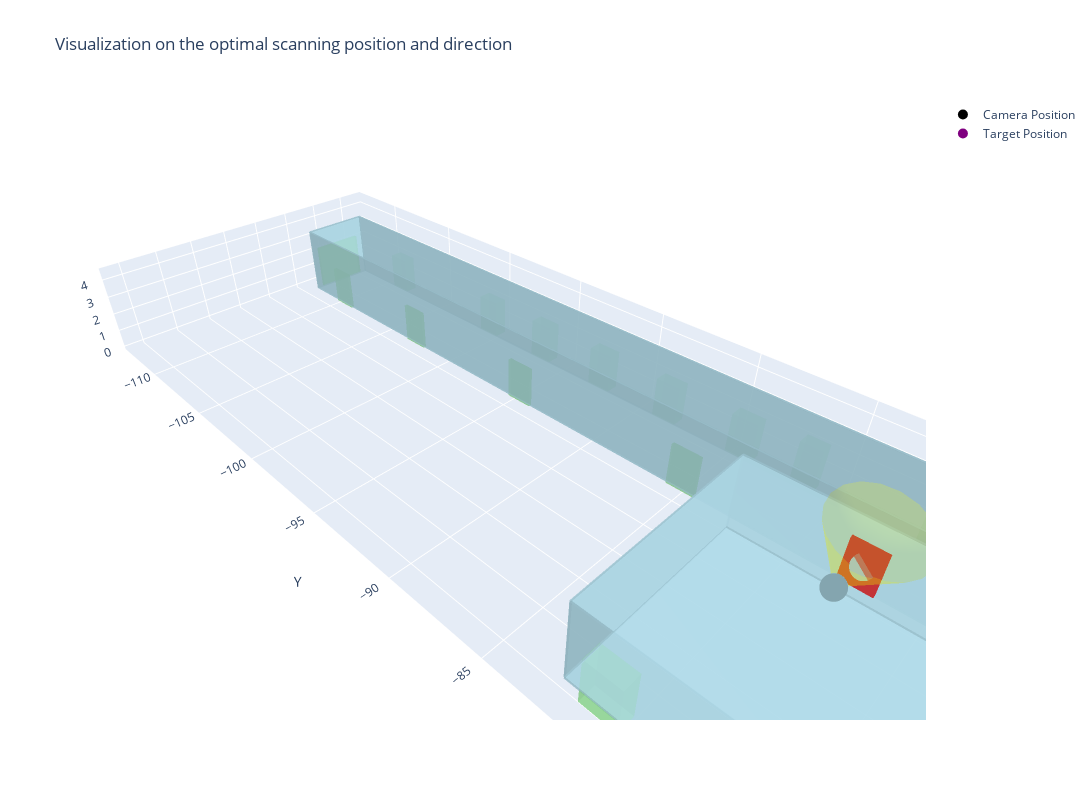

Notebook cell for this chart:
### Code cell
# the room id: 39
# the door of the room
defect_id = 5059
robot_id = 1

optimal_location, optimal_direction = get_scanning_plan_o1(defect_id, robot_id, gpt_model="gpt-4o")
visualize_scanning(defect_id, robot_id, optimal_location, optimal_direction)

### Figure 1 — Plotly figure (JSON) as saved in the notebook; plotly's stock layout.template omitted (floating-point values rounded to 4 significant figures)
{"data": [{"color": "lightblue", "flatshading": true, "hoverinfo": "text", "i": [0, 0, 4, 4, 0, 0, 1, 1, 2, 2, 3, 3], "j": [1, 2, 5, 6, 1, 5, 2, 6, 3, 7, 0, 4], "k": [2, 3, 6, 7, 5, 4, 6, 5, 7, 6, 4, 7], "opacity": 0.5, "text": "ID: 1002, Type: wall", "type": "mesh3d", "x": [-14.36, -10.7, -10.7, -14.36, -14.36, -10.7, -10.7, -14.36], "y": [-72.3, -72.3, -72.2, -72.2, -72.3, -72.3, -72.2, -72.2], "z": [0, 0, 0, 0, 3.7, 3.7, 3.7, 3.7]}, {"color": "lightgreen", "flatshading": true, "hoverinfo": "text", "i": [0, 0, 4, 4, 0, 0, 1, 1, 2, 2, 3, 3], "j": [1, 2, 5, 6, 1, 5, 2, 6, 3, 7, 0, 4], "k": [2, 3, 6, 7, 5, 4, 6, 5, 7, 6, 4, 7], "opacity": 0.5, "text": "ID: 5068, Type: door", "type": "mesh3d", "x": [-13.93, -11.13, -11.13, -13.93, -13.93, -11.13, -11.13, -13.93], "y": [-72.31, -72.31, -72.11, -72.11, -72.31, -72.31, -72.11, -72.11], "z": [0, 0, 0, 0, 2.5, 2.5, 2.5, 2.5]}, {"color": "lightblue", "flatshading": true, "hoverinfo": "text", "i": [0, 0, 4, 4, 0, 0, 1, 1, 2, 2, 3, 3], "j": [1, 2, 5, 6, 1, 5, 2, 6, 3, 7, 0, 4], "k": [2, 3, 6, 7, 5, 4, 6, 5, 7, 6, 4, 7], "opacity": 0.5, "text": "ID: 1035, Type: wall", "type": "mesh3d", "x": [-14.36, -10.7, -10.7, -14.36, -14.36, -10.7, -10.7, -14.36], "y": [-112.3, -112.3, -112.2, -112.2, -112.3, -112.3, -112.2, -112.2], "z": [0, 0, 0, 0, 3.7, 3.7, 3.7, 3.7]}, {"color": "lightgreen", "flatshading": true, "hoverinfo": "text", "i": [0, 0, 4, 4, 0, 0, 1, 1, 2, 2, 3, 3], "j": [1, 2, 5, 6, 1, 5, 2, 6, 3, 7, 0, 4], "k": [2, 3, 6, 7, 5, 4, 6, 5, 7, 6, 4, 7], "opacity": 0.5, "text": "ID: 5054, Type: door", "type": "mesh3d", "x": [-13.93, -11.13, -11.13, -13.93, -13.93, -11.13, -11.13, -13.93], "y": [-112.4, -112.4, -112.2, -112.2, -112.4, -112.4, -112.2, -112.2], "z": [0, 0, 0, 0, 2.5, 2.5, 2.5, 2.5]}, {"color": "lightblue", "flatshading": true, "hoverinfo": "text", "i": [0, 0, 4, 4, 0, 0, 1, 1, 2, 2, 3, 3], "j": [1, 2, 5, 6, 1, 5, 2, 6, 3, 7, 0, 4], "k": [2, 3, 6, 7, 5, 4, 6, 5, 7, 6, 4, 7], "opacity": 0.5, "text": "ID: 3003, Type: floor", "type": "mesh3d", "x": [-14.36, -10.7, -10.7, -14.36, -14.36, -10.7, -10.7, -14.36], "y": [-112.3, -112.3, -72.25, -72.25, -112.3, -112.3, -72.25, -72.25], "z": [-0.05, -0.05, -0.05, -0.05, 0.05, 0.05, 0.05, 0.05]}, {"color": "lightgreen", "flatshading": true, "hoverinfo": "text", "i": [0, 0, 4, 4, 0, 0, 1, 1, 2, 2, 3, 3], "j": [1, 2, 5, 6, 1, 5, 2, 6, 3, 7, 0, 4], "k": [2, 3, 6, 7, 5, 4, 6, 5, 7, 6, 4, 7], "opacity": 0.5, "text": "ID: 5014, Type: door", "type": "mesh3d", "x": [-15.02, -14.33, -14.33, -15.02, -15.02, -14.33, -14.33, -15.02], "y": [-109.2, -109.2, -107.9, -107.9, -109.2, -109.2, -107.9, -107.9], "z": [0, 0, 0, 0, 2.026, 2.026, 2.026, 2.026]}, {"color": "lightgreen", "flatshading": true, "hoverinfo": "text", "i": [0, 0, 4, 4, 0, 0, 1, 1, 2, 2, 3, 3], "j": [1, 2, 5, 6, 1, 5, 2, 6, 3, 7, 0, 4], "k": [2, 3, 6, 7, 5, 4, 6, 5, 7, 6, 4, 7], "opacity": 0.5, "text": "ID: 5018, Type: door", "type": "mesh3d", "x": [-15.02, -14.33, -14.33, -15.02, -15.02, -14.33, -14.33, -15.02], "y": [-97.15, -97.15, -95.9, -95.9, -97.15, -97.15, -95.9, -95.9], "z": [0, 0, 0, 0, 2.026, 2.026, 2.026, 2.026]}, {"color": "lightgreen", "flatshading": true, "hoverinfo": "text", "i": [0, 0, 4, 4, 0, 0, 1, 1, 2, 2, 3, 3], "j": [1, 2, 5, 6, 1, 5, 2, 6, 3, 7, 0, 4], "k": [2, 3, 6, 7, 5, 4, 6, 5, 7, 6, 4, 7], "opacity": 0.5, "text": "ID: 5019, Type: door", "type": "mesh3d", "x": [-15.02, -14.33, -14.33, -15.02, -15.02, -14.33, -14.33, -15.02], "y": [-101.2, -101.2, -99.9, -99.9, -101.2, -101.2, -99.9, -99.9], "z": [0, 0, 0, 0, 2.026, 2.026, 2.026, 2.026]}, {"color": "lightgreen", "flatshading": true, "hoverinfo": "text", "i": [0, 0, 4, 4, 0, 0, 1, 1, 2, 2, 3, 3], "j": [1, 2, 5, 6, 1, 5, 2, 6, 3, 7, 0, 4], "k": [2, 3, 6, 7, 5, 4, 6, 5, 7, 6, 4, 7], "opacity": 0.5, "text": "ID: 5020, Type: door", "type": "mesh3d", "x": [-15.02, -14.33, -14.33, -15.02, -15.02, -14.33, -14.33, -15.02], "y": [-93.15, -93.15, -91.9, -91.9, -93.15, -93.15, -91.9, -91.9], "z": [0, 0, 0, 0, 2.026, 2.026, 2.026, 2.026]}, {"color": "lightgreen", "flatshading": true, "hoverinfo": "text", "i": [0, 0, 4, 4, 0, 0, 1, 1, 2, 2, 3, 3], "j": [1, 2, 5, 6, 1, 5, 2, 6, 3, 7, 0, 4], "k": [2, 3, 6, 7, 5, 4, 6, 5, 7, 6, 4, 7], "opacity": 0.5, "text": "ID: 5022, Type: door", "type": "mesh3d", "x": [-15.02, -14.33, -14.33, -15.02, -15.02, -14.33, -14.33, -15.02], "y": [-85.15, -85.15, -83.9, -83.9, -85.15, -85.15, -83.9, -83.9], "z": [0, 0, 0, 0, 2.026, 2.026, 2.026, 2.026]}, {"color": "lightgreen", "flatshading": true, "hoverinfo": "text", "i": [0, 0, 4, 4, 0, 0, 1, 1, 2, 2, 3, 3], "j": [1, 2, 5, 6, 1, 5, 2, 6, 3, 7, 0, 4], "k": [2, 3, 6, 7, 5, 4, 6, 5, 7, 6, 4, 7], "opacity": 0.5, "text": "ID: 5023, Type: door", "type": "mesh3d", "x": [-15.02, -14.33, -14.33, -15.02, -15.02, -14.33, -14.33, -15.02], "y": [-82.03, -82.03, -81.02, -81.02, -82.03, -82.03, -81.02, -81.02], "z": [0, 0, 0, 0, 2.21, 2.21, 2.21, 2.21]}, {"color": "lightgreen", "flatshading": true, "hoverinfo": "text", "i": [0, 0, 4, 4, 0, 0, 1, 1, 2, 2, 3, 3], "j": [1, 2, 5, 6, 1, 5, 2, 6, 3, 7, 0, 4], "k": [2, 3, 6, 7, 5, 4, 6, 5, 7, 6, 4, 7], "opacity": 0.5, "text": "ID: 5024, Type: door", "type": "mesh3d", "x": [-15.02, -14.33, -14.33, -15.02, -15.02, -14.33, -14.33, -15.02], "y": [-76.79, -76.79, -75.77, -75.77, -76.79, -76.79, -75.77, -75.77], "z": [0, 0, 0, 0, 2.21, 2.21, 2.21, 2.21]}, {"color": "lightgreen", "flatshading": true, "hoverinfo": "text", "i": [0, 0, 4, 4, 0, 0, 1, 1, 2, 2, 3, 3], "j": [1, 2, 5, 6, 1, 5, 2, 6, 3, 7, 0, 4], "k": [2, 3, 6, 7, 5, 4, 6, 5, 7, 6, 4, 7], "opacity": 0.5, "text": "ID: 5027, Type: door", "type": "mesh3d", "x": [-15.02, -14.33, -14.33, -15.02, -15.02, -14.33, -14.33, -15.02], "y": [-89.15, -89.15, -87.9, -87.9, -89.15, -89.15, -87.9, -87.9], "z": [0, 0, 0, 0, 2.026, 2.026, 2.026, 2.026]}, {"color": "lightgreen", "flatshading": true, "hoverinfo": "text", "i": [0, 0, 4, 4, 0, 0, 1, 1, 2, 2, 3, 3], "j": [1, 2, 5, 6, 1, 5, 2, 6, 3, 7, 0, 4], "k": [2, 3, 6, 7, 5, 4, 6, 5, 7, 6, 4, 7], "opacity": 0.5, "text": "ID: 5046, Type: door", "type": "mesh3d", "x": [-14.47, -14.3, -14.3, -14.47, -14.47, -14.3, -14.3, -14.47], "y": [-74.43, -74.43, -73.03, -73.03, -74.43, -74.43, -73.03, -73.03], "z": [0, 0, 0, 0, 2.085, 2.085, 2.085, 2.085]}, {"color": "lightgreen", "flatshading": true, "hoverinfo": "text", "i": [0, 0, 4, 4, 0, 0, 1, 1, 2, 2, 3, 3], "j": [1, 2, 5, 6, 1, 5, 2, 6, 3, 7, 0, 4], "k": [2, 3, 6, 7, 5, 4, 6, 5, 7, 6, 4, 7], "opacity": 0.5, "text": "ID: 5052, Type: door", "type": "mesh3d", "x": [-10.76, -10.58, -10.58, -10.76, -10.76, -10.58, -10.58, -10.76], "y": [-95.23, -95.23, -93.83, -93.83, -95.23, -95.23, -93.83, -93.83], "z": [0, 0, 0, 0, 2.085, 2.085, 2.085, 2.085]}, {"color": "lightgreen", "flatshading": true, "hoverinfo": "text", "i": [0, 0, 4, 4, 0, 0, 1, 1, 2, 2, 3, 3], "j": [1, 2, 5, 6, 1, 5, 2, 6, 3, 7, 0, 4], "k": [2, 3, 6, 7, 5, 4, 6, 5, 7, 6, 4, 7], "opacity": 0.5, "text": "ID: 5061, Type: door", "type": "mesh3d", "x": [-10.76, -10.58, -10.58, -10.76, -10.76, -10.58, -10.58, -10.76], "y": [-110.0, -110.0, -108.6, -108.6, -110.0, -110.0, -108.6, -108.6], "z": [0, 0, 0, 0, 2.085, 2.085, 2.085, 2.085]}, {"color": "lightgreen", "flatshading": true, "hoverinfo": "text", "i": [0, 0, 4, 4, 0, 0, 1, 1, 2, 2, 3, 3], "j": [1, 2, 5, 6, 1, 5, 2, 6, 3, 7, 0, 4], "k": [2, 3, 6, 7, 5, 4, 6, 5, 7, 6, 4, 7], "opacity": 0.5, "text": "ID: 5063, Type: door", "type": "mesh3d", "x": [-10.76, -10.58, -10.58, -10.76, -10.76, -10.58, -10.58, -10.76], "y": [-103.2, -103.2, -101.8, -101.8, -103.2, -103.2, -101.8, -101.8], "z": [0, 0, 0, 0, 2.085, 2.085, 2.085, 2.085]}, {"color": "lightgreen", "flatshading": true, "hoverinfo": "text", "i": [0, 0, 4, 4, 0, 0, 1, 1, 2, 2, 3, 3], "j": [1, 2, 5, 6, 1, 5, 2, 6, 3, 7, 0, 4], "k": [2, 3, 6, 7, 5, 4, 6, 5, 7, 6, 4, 7], "opacity": 0.5, "text": "ID: 5065, Type: door", "type": "mesh3d", "x": [-10.76, -10.58, -10.58, -10.76, -10.76, -10.58, -10.58, -10.76], "y": [-85.76, -85.76, -84.36, -84.36, -85.76, -85.76, -84.36, -84.36], "z": [0, 0, 0, 0, 2.085, 2.085, 2.085, 2.085]}, {"color": "lightblue", "flatshading": true, "hoverinfo": "text", "i": [0, 0, 4, 4, 0, 0, 1, 1, 2, 2, 3, 3], "j": [1, 2, 5, 6, 1, 5, 2, 6, 3, 7, 0, 4], "k": [2, 3, 6, 7, 5, 4, 6, 5, 7, 6, 4, 7], "opacity": 0.5, "text": "ID: 2019, Type: ceiling", "type": "mesh3d", "x": [-14.36, -10.7, -10.7, -14.36, -14.36, -10.7, -10.7, -14.36], "y": [-112.3, -112.3, -72.25, -72.25, -112.3, -112.3, -72.25, -72.25], "z": [3.65, 3.65, 3.65, 3.65, 3.75, 3.75, 3.75, 3.75]}, {"color": "lightblue", "flatshading": true, "hoverinfo": "text", "i": [0, 0, 4, 4, 0, 0, 1, 1, 2, 2, 3, 3], "j": [1, 2, 5, 6, 1, 5, 2, 6, 3, 7, 0, 4], "k": [2, 3, 6, 7, 5, 4, 6, 5, 7, 6, 4, 7], "opacity": 0.5, "text": "ID: 1219, Type: wall", "type": "mesh3d", "x": [-14.41, -14.31, -14.31, -14.41, -14.41, -14.31, -14.31, -14.41], "y": [-112.3, -112.3, -72.25, -72.25, -112.3, -112.3, -72.25, -72.25], "z": [0, 0, 0, 0, 3.7, 3.7, 3.7, 3.7]}, {"color": "lightblue", "flatshading": true, "hoverinfo": "text", "i": [0, 0, 4, 4, 0, 0, 1, 1, 2, 2, 3, 3], "j": [1, 2, 5, 6, 1, 5, 2, 6, 3, 7, 0, 4], "k": [2, 3, 6, 7, 5, 4, 6, 5, 7, 6, 4, 7], "opacity": 0.5, "text": "ID: 1227, Type: wall", "type": "mesh3d", "x": [-10.75, -10.65, -10.65, -10.75, -10.75, -10.65, -10.65, -10.75], "y": [-112.3, -112.3, -72.25, -72.25, -112.3, -112.3, -72.25, -72.25], "z": [0, 0, 0, 0, 3.7, 3.7, 3.7, 3.7]}, {"color": "lightblue", "flatshading": true, "hoverinfo": "text", "i": [0, 0, 4, 4, 0, 0, 1, 1, 2, 2, 3, 3], "j": [1, 2, 5, 6, 1, 5, 2, 6, 3, 7, 0, 4], "k": [2, 3, 6, 7, 5, 4, 6, 5, 7, 6, 4, 7], "opacity": 0.5, "text": "ID: 1040, Type: wall", "type": "mesh3d", "x": [-0.31, -0.21, -0.21, -0.31, -0.31, -0.21, -0.21, -0.31], "y": [-82.46, -82.46, -72.5, -72.5, -82.46, -82.46, -72.5, -72.5], "z": [0, 0, 0, 0, 3.7, 3.7, 3.7, 3.7]}, {"color": "lightgreen", "flatshading": true, "hoverinfo": "text", "i": [0, 0, 4, 4, 0, 0, 1, 1, 2, 2, 3, 3], "j": [1, 2, 5, 6, 1, 5, 2, 6, 3, 7, 0, 4], "k": [2, 3, 6, 7, 5, 4, 6, 5, 7, 6, 4, 7], "opacity": 0.5, "text": "ID: 4019, Type: window", "type": "mesh3d", "x": [-0.2613, 0.5465, 0.5465, -0.2613, -0.2613, 0.5465, 0.5465, -0.2613], "y": [-75.18, -75.18, -73.68, -73.68, -75.18, -75.18, -73.68, -73.68], "z": [0.814, 0.814, 0.814, 0.814, 2.872, 2.872, 2.872, 2.872]}, {"color": "lightgreen", "flatshading": true, "hoverinfo": "text", "i": [0, 0, 4, 4, 0, 0, 1, 1, 2, 2, 3, 3], "j": [1, 2, 5, 6, 1, 5, 2, 6, 3, 7, 0, 4], "k": [2, 3, 6, 7, 5, 4, 6, 5, 7, 6, 4, 7], "opacity": 0.5, "text": "ID: 4036, Type: window", "type": "mesh3d", "x": [-0.2613, 0.5465, 0.5465, -0.2613, -0.2613, 0.5465, 0.5465, -0.2613], "y": [-81.28, -81.28, -79.78, -79.78, -81.28, -81.28, -79.78, -79.78], "z": [0.814, 0.814, 0.814, 0.814, 2.872, 2.872, 2.872, 2.872]}, {"color": "lightblue", "flatshading": true, "hoverinfo": "text", "i": [0, 0, 4, 4, 0, 0, 1, 1, 2, 2, 3, 3], "j": [1, 2, 5, 6, 1, 5, 2, 6, 3, 7, 0, 4], "k": [2, 3, 6, 7, 5, 4, 6, 5, 7, 6, 4, 7], "opacity": 0.5, "text": "ID: 1072, Type: wall", "type": "mesh3d", "x": [-10.11, -10.01, -10.01, -10.11, -10.11, -10.01, -10.01, -10.11], "y": [-82.46, -82.46, -72.5, -72.5, -82.46, -82.46, -72.5, -72.5], "z": [0, 0, 0, 0, 3.7, 3.7, 3.7, 3.7]}, {"color": "lightblue", "flatshading": true, "hoverinfo": "text", "i": [0, 0, 4, 4, 0, 0, 1, 1, 2, 2, 3, 3], "j": [1, 2, 5, 6, 1, 5, 2, 6, 3, 7, 0, 4], "k": [2, 3, 6, 7, 5, 4, 6, 5, 7, 6, 4, 7], "opacity": 0.5, "text": "ID: 1082, Type: wall", "type": "mesh3d", "x": [-10.06, -0.2598, -0.2598, -10.06, -10.06, -0.2598, -0.2598, -10.06], "y": [-82.51, -82.51, -82.41, -82.41, -82.51, -82.51, -82.41, -82.41], "z": [0, 0, 0, 0, 3.7, 3.7, 3.7, 3.7]}, {"color": "lightblue", "flatshading": true, "hoverinfo": "text", "i": [0, 0, 4, 4, 0, 0, 1, 1, 2, 2, 3, 3], "j": [1, 2, 5, 6, 1, 5, 2, 6, 3, 7, 0, 4], "k": [2, 3, 6, 7, 5, 4, 6, 5, 7, 6, 4, 7], "opacity": 0.5, "text": "ID: 1118, Type: wall", "type": "mesh3d", "x": [-10.06, -0.2598, -0.2598, -10.06, -10.06, -0.2598, -0.2598, -10.06], "y": [-72.55, -72.55, -72.45, -72.45, -72.55, -72.55, -72.45, -72.45], "z": [0, 0, 0, 0, 3.7, 3.7, 3.7, 3.7]}, {"color": "lightblue", "flatshading": true, "hoverinfo": "text", "i": [0, 0, 4, 4, 0, 0, 1, 1, 2, 2, 3, 3], "j": [1, 2, 5, 6, 1, 5, 2, 6, 3, 7, 0, 4], "k": [2, 3, 6, 7, 5, 4, 6, 5, 7, 6, 4, 7], "opacity": 0.5, "text": "ID: 2046, Type: ceiling", "type": "mesh3d", "x": [-10.06, -0.2598, -0.2598, -10.06, -10.06, -0.2598, -0.2598, -10.06], "y": [-82.46, -82.46, -72.5, -72.5, -82.46, -82.46, -72.5, -72.5], "z": [3.65, 3.65, 3.65, 3.65, 3.75, 3.75, 3.75, 3.75]}, {"color": "lightblue", "flatshading": true, "hoverinfo": "text", "i": [0, 0, 4, 4, 0, 0, 1, 1, 2, 2, 3, 3], "j": [1, 2, 5, 6, 1, 5, 2, 6, 3, 7, 0, 4], "k": [2, 3, 6, 7, 5, 4, 6, 5, 7, 6, 4, 7], "opacity": 0.5, "text": "ID: 3047, Type: floor", "type": "mesh3d", "x": [-10.06, -0.2598, -0.2598, -10.06, -10.06, -0.2598, -0.2598, -10.06], "y": [-82.46, -82.46, -72.5, -72.5, -82.46, -82.46, -72.5, -72.5], "z": [-0.05, -0.05, -0.05, -0.05, 0.05, 0.05, 0.05, 0.05]}, {"color": "red", "flatshading": true, "hoverinfo": "text", "i": [0, 0, 4, 4, 0, 0, 1, 1, 2, 2, 3, 3], "j": [1, 2, 5, 6, 1, 5, 2, 6, 3, 7, 0, 4], "k": [2, 3, 6, 7, 5, 4, 6, 5, 7, 6, 4, 7], "opacity": 0.5, "text": "ID: 5059, Type: door", "type": "mesh3d", "x": [-10.76, -10.58, -10.58, -10.76, -10.76, -10.58, -10.58, -10.76], "y": [-78.18, -78.18, -76.78, -76.78, -78.18, -78.18, -76.78, -76.78], "z": [0, 0, 0, 0, 2.085, 2.085, 2.085, 2.085]}, {"marker": {"color": "black", "size": 10}, "mode": "markers", "name": "Camera Position", "type": "scatter3d", "x": [-7.5], "y": [-77.48], "z": [2.5]}, {"marker": {"color": "purple", "size": 10}, "mode": "markers", "name": "Target Position", "type": "scatter3d", "x": [-10.67], "y": [-77.48], "z": [1.042]}, {"color": "yellow", "i": [0, 0, 0, 0, 0, 0, 0, 0, 0, 0, 0, 0, 0, 0, 0, 0, 0, 0, 0, 0], "j": [1, 2, 3, 4, 5, 6, 7, 8, 9, 10, 11, 12, 13, 14, 15, 16, 17, 18, 19, 20], "k": [2, 3, 4, 5, 6, 7, 8, 9, 10, 11, 12, 13, 14, 15, 16, 17, 18, 19, 20, 1], "name": "Field of View", "opacity": 0.2, "type": "mesh3d", "x": [-7.5, -10.99, -10.99, -10.99, -10.99, -10.99, -10.99, -10.99, -10.99, -10.99, -10.99, -10.99, -10.99, -10.99, -10.99, -10.99, -10.99, -10.99, -10.99, -10.99, -10.99], "y": [-77.48, -79.49, -79.38, -79.07, -78.58, -77.97, -77.31, -76.67, -76.11, -75.71, -75.49, -75.49, -75.71, -76.11, -76.67, -77.31, -77.97, -78.58, -79.07, -79.38, -79.49], "z": [2.5, 2.5, 1.846, 1.262, 0.813, 0.5465, 0.4917, 0.6546, 1.017, 1.541, 2.168, 2.832, 3.459, 3.983, 4.345, 4.508, 4.454, 4.187, 3.738, 3.154, 2.5]}], "layout": {"height": 800, "scene": {"aspectmode": "data", "aspectratio": {"x": 1, "y": 1, "z": 1}, "xaxis": {"title": {"text": "X"}, "visible": true}, "yaxis": {"title": {"text": "Y"}, "visible": true}, "zaxis": {"title": {"text": "Z"}, "visible": true}}, "title": {"text": "Visualization on the optimal scanning position and direction"}, "width": 1200}}
